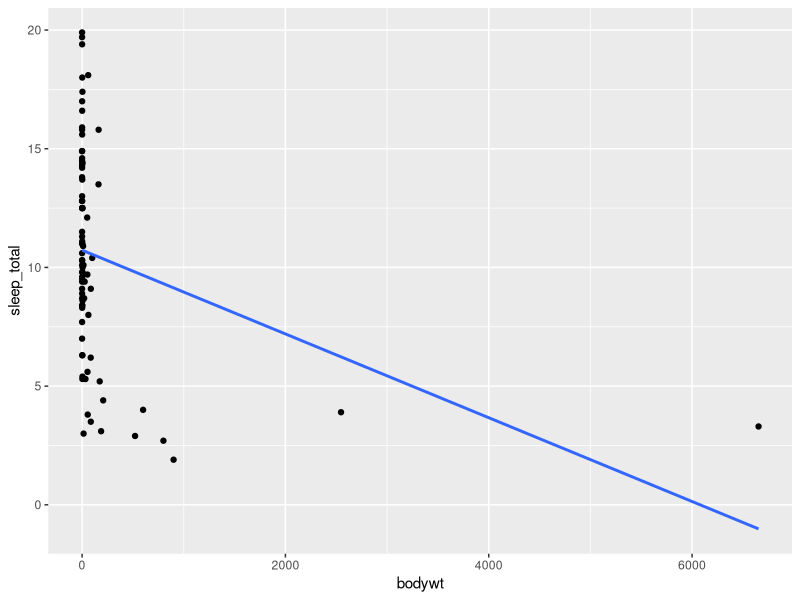
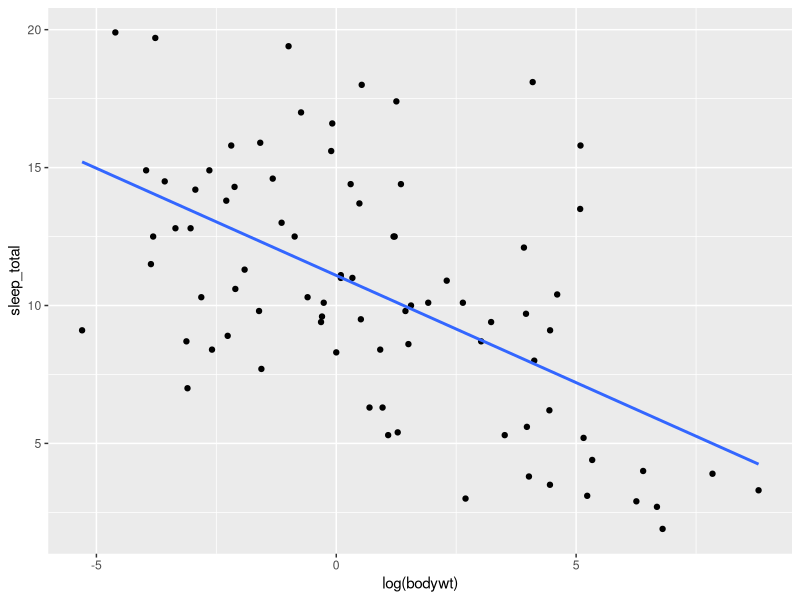
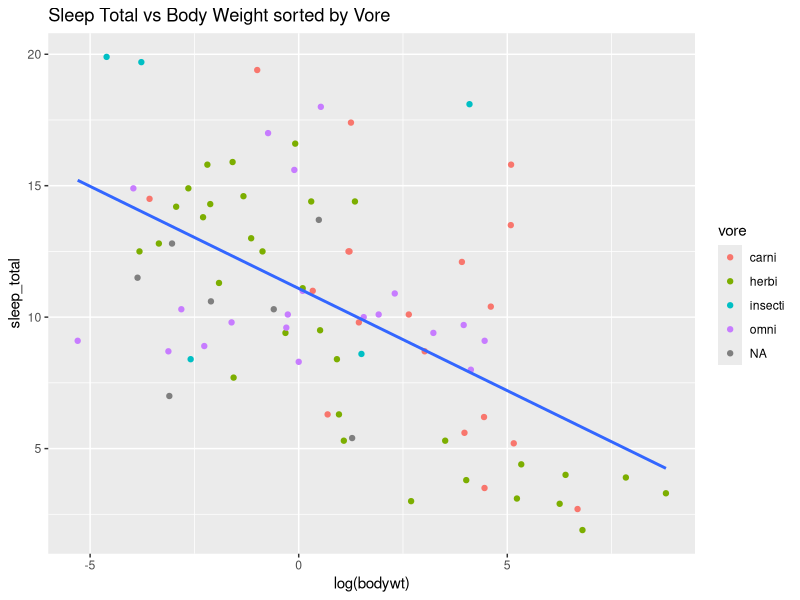
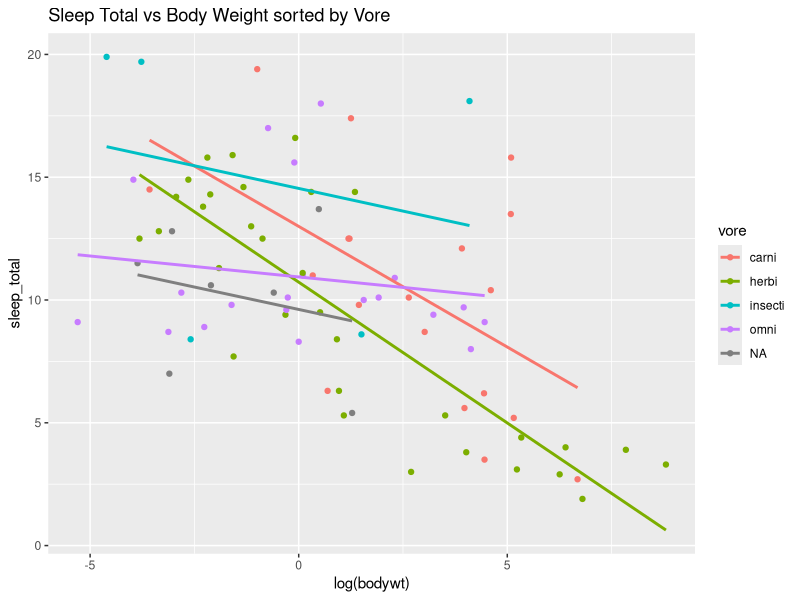
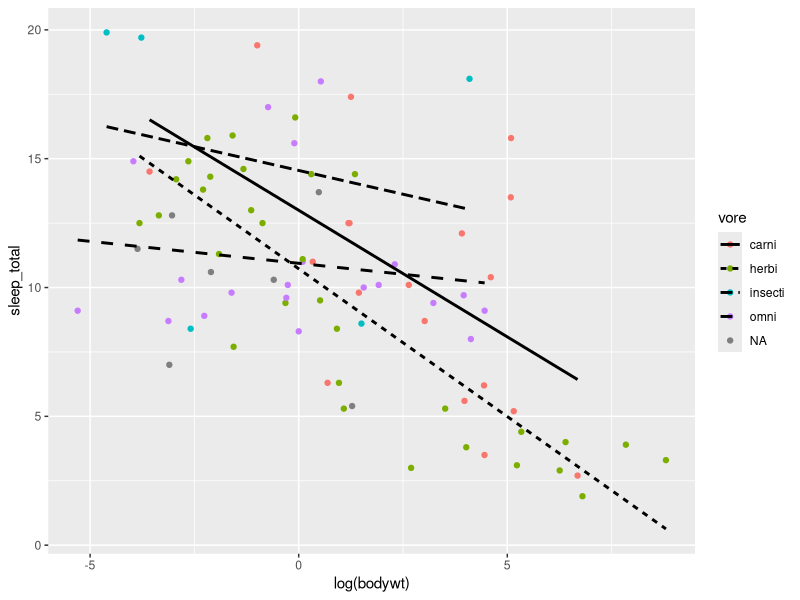

Generate these figures, in order, with R:
## ---- chunk 1
library(tidyverse)
library(dplyr)
library(glue)

msleep
#view(msleep)
?msleep
## ---- chunk 2
nrow(msleep)
ncol(msleep)

glue("There are {nrow(msleep)} mammals in the dataset with {ncol(msleep)} variables.")
# You can also use length(), length() with unique()
## ---- chunk 3
ggplot(data=msleep) +
  geom_point(mapping =  aes(bodywt, sleep_total)) +
  geom_smooth(mapping = aes(bodywt, sleep_total), method = "lm", se=FALSE)
## ---- chunk 4
ggplot(data=msleep) +
  geom_point(mapping = aes(log(bodywt), sleep_total)) +
  geom_smooth(mapping = aes(log(bodywt), sleep_total), method = "lm", se=FALSE)
## ---- chunk 5
ggplot(data=msleep) +
  geom_point(mapping =  aes(log(bodywt), sleep_total, color=vore)) +
  geom_smooth(mapping = aes(log(bodywt), sleep_total), method = "lm", se=FALSE) +
  ggtitle("Sleep Total vs Body Weight sorted by Vore")
## ---- chunk 6
ggplot(data=msleep) +
  geom_point(mapping =  aes(log(bodywt), sleep_total, color=vore)) +
  geom_smooth(mapping = aes(log(bodywt), sleep_total, color=vore), method = "lm", se=FALSE) +
  ggtitle("Sleep Total vs Body Weight sorted by Vore")

## ---- chunk 7
ggplot(data=msleep) +
  geom_point(mapping =  aes(log(bodywt), sleep_total, color=vore)) +
  geom_smooth(mapping = aes(log(bodywt), sleep_total, linetype=vore), 
              color="black", method = "lm", se=FALSE)
  ggtitle("Sleep Total vs Body Weight sorted by Vore")
## ---- chunk 8
df_carni <- filter(msleep, vore=="carni")
head(df_carni)
## ---- chunk 9
df_num9 <- msleep%>%
  select(name, vore, bodywt, conservation)%>%
  filter(conservation=="domesticated", bodywt>50)

head(df_num9)
## ---- chunk 10
msleep%>%
  select(sleep_total, vore)%>%
  group_by(vore)%>%
  summarise(mean_sleep_total = mean(sleep_total, na = TRUE))

## ---- chunk 11
df_num11 <- msleep%>%
  select(name, vore, bodywt, sleep_total)%>%
  mutate(ratio=(round(bodywt/sleep_total, digits=0)))%>%
  arrange(desc(ratio))%>%
  print(n=15)
